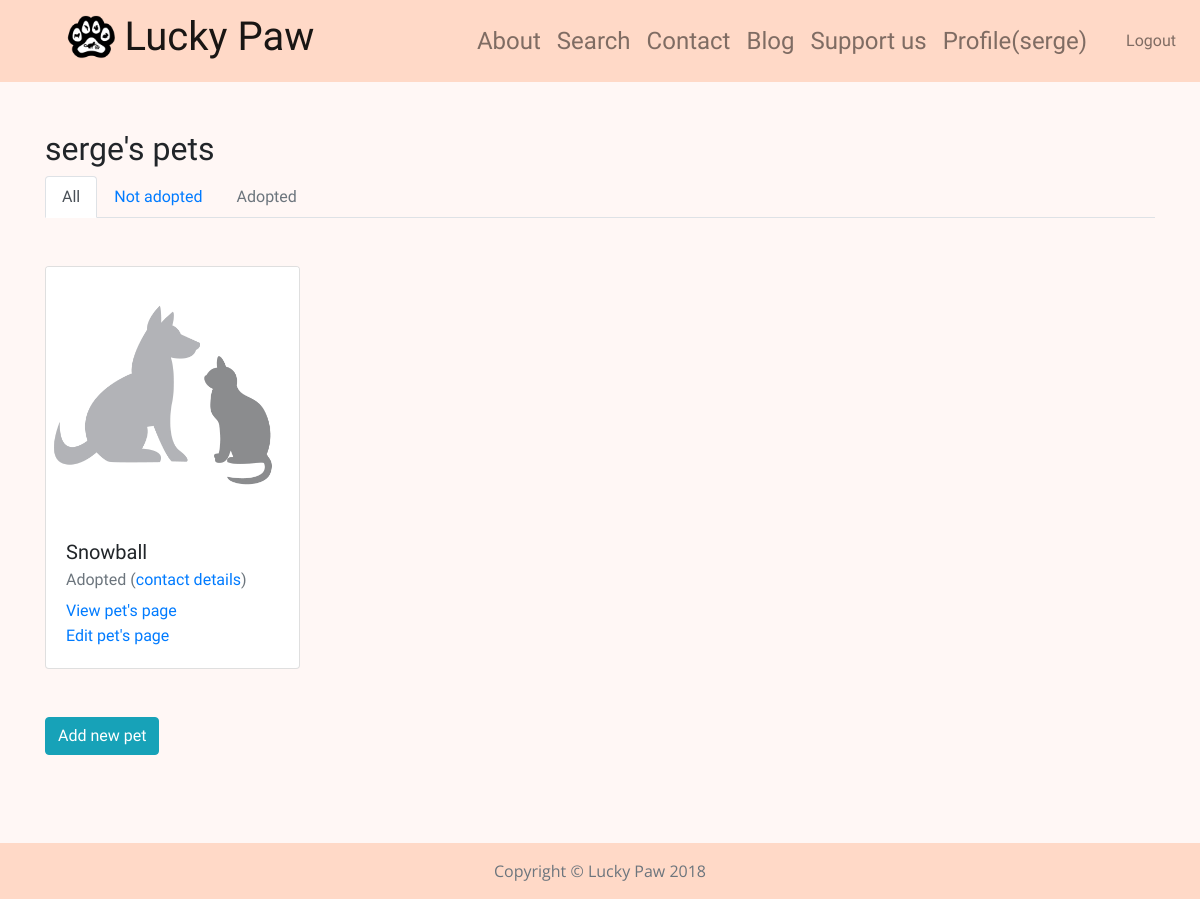
The page / (signed in) on the database as committed earlier.
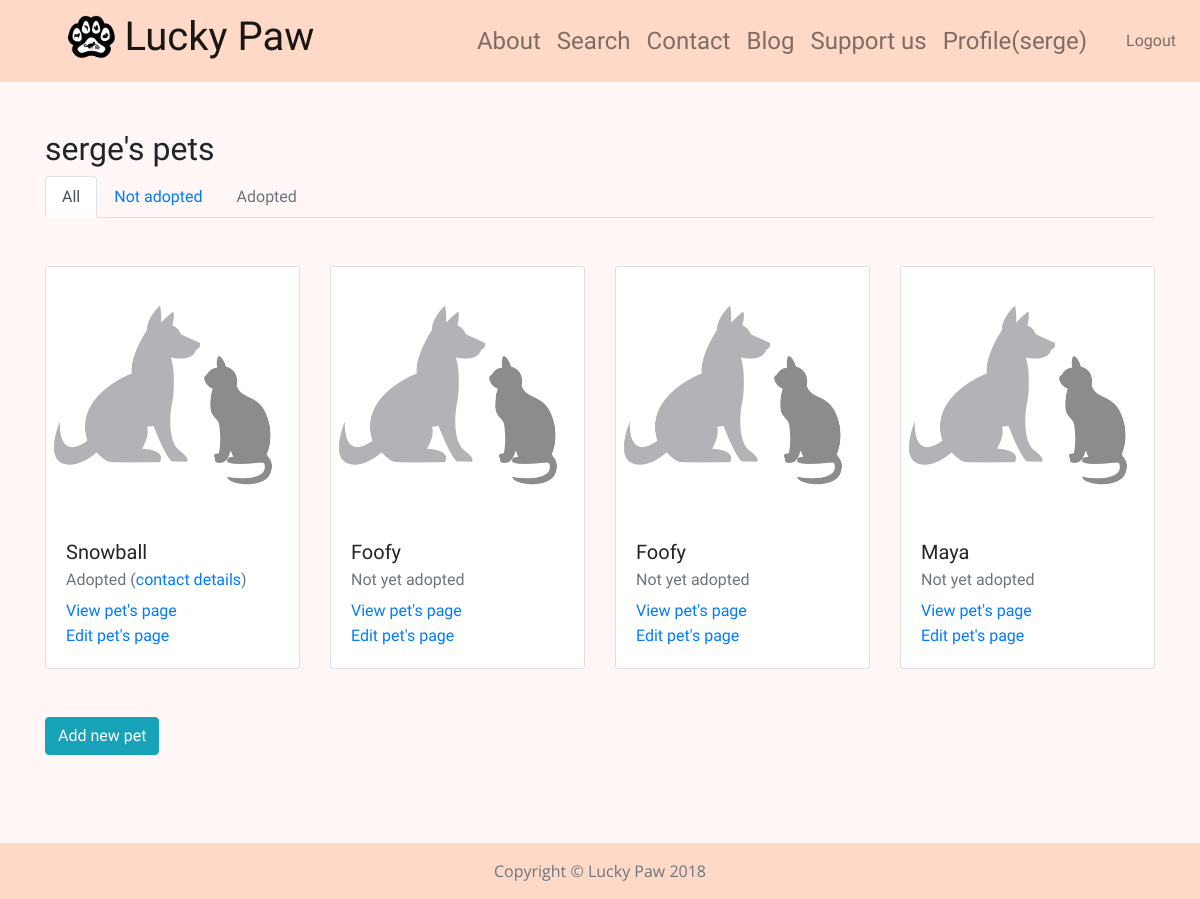
The same page on the database as committed later.
### app/models.py (models this page shows, shortened)
class Supervisor(models.Model):
    user = models.OneToOneField(User, related_name='user', on_delete=models.CASCADE)
    city = models.CharField(max_length=50, default='', blank=True)
    country = models.CharField(max_length=50, default='', blank=True)
    telephone = models.CharField(max_length=50, default='', blank=True)
    photo = models.ImageField(upload_to=user_directory_path, default='users/user_default_image.jpg')
    description = models.CharField(max_length=2000, default='', blank=True)

class Pet(models.Model):
    id = models.AutoField(primary_key=True)
    name = models.CharField(max_length=50, blank=False)
    animaltype_choice = (('Cat','Cat'),('Dog','Dog'),('Parrot','Parrot'))
    animaltype = models.CharField(max_length=50, choices=animaltype_choice, blank=False)
    location = models.CharField(max_length=50, default='', blank=False)
    age_choice = (('Young','Young'),('Adult','Adult'),('Senior','Senior'))
    age = models.CharField(max_length=50, choices=age_choice, blank=True)
    color = models.CharField(max_length=50, default='', blank=True)
    gender_choice = (('Male','Male'),('Female','Female'))
    gender = models.CharField(max_length=50, choices=gender_choice, blank=True)
    size_choice = (('Very Small','Very Small'), ('Small','Small'),('Medium','Medium'),('Large','Large'),('Very Large','Very Large'))
    size = models.CharField(max_length=50, choices=size_choice, blank=True)
    breed = models.CharField(max_length=50, default='', blank=True)
    description = models.CharField(max_length=2000, default='', blank=True)
    spayed = models.BooleanField(default=False)
    vaccinated = models.BooleanField(default=False)
    housetrained = models.BooleanField(default=False)
    specialcare = models.BooleanField(default=False)
    adopted = models.BooleanField(default=False)
    adopter_info = models.ForeignKey(AdopterInfo, on_delete=models.SET_NULL, blank=True, null=True)
    supervisor = models.ForeignKey(Supervisor, on_delete=models.SET_NULL, blank=True, null=True)
    @property
    def photo(self):
        photos = self.photos
        return photos[0] if (len(photos) > 0) else self.default_photo
    @property
    def default_photo(self):
        return { 'name': 'default-pet-photo', 'url': settings.MEDIA_URL + Photo._meta.get_field('image').default }
    @property
    def photos(self):
        return [photo.image for photo in Photo.objects.filter(pet=self)]

### app/views.py (the view)
# urls.py: path('', views.index, name='index'),
def index(request):
    if request.user.is_authenticated:
        sup = get_object_or_404(models.Supervisor, user=request.user)
        pets = models.Pet.objects.filter(supervisor__user=request.user)
        context = {
            'supervisor': sup,
            'all_pets': pets,
            'unadopted_pets': pets.filter(adopted=False),
            'adopted_pets': pets.filter(adopted=True),
        }
        return render(request, 'app/sup_pets.html', context)
    return render(request, 'app/index.html')

### app/templates/app/sup_pets.html (shortened to what this page needs)
{% extends 'app/base.html' %}
{% block content %}
<h2>{{ supervisor.user.username }}'s pets</h2>
  <ul class="nav nav-tabs" role="tablist">
    <li class="nav-item">
      <a class="nav-link active" id="all-tab" data-toggle="tab" href="#all" role="tab" aria-controls="all" aria-selected="true">All</a>
    </li>
    <li class="nav-item">
      <a class="nav-link" id="unadopted-tab" data-toggle="tab" href="#unadopted" role="tab" aria-controls="unadopted" aria-selected="false">Not adopted</a>
    </li>
    <li class="nav-item">
      <a class="nav-link text-muted" id="adopted-tab" data-toggle="tab" href="#adopted" role="tab" aria-controls="adopted" aria-selected="false">Adopted</a>
    </li>
  </ul>
  <div class="tab-content">
    <div class="tab-pane fade show active" id="all" role="tabpanel" aria-labelledby="all-tab">
      {% include 'app/pets_cards.html' with pets=all_pets is_supervisor=True %}
    </div>
  <a class="btn btn-info mt-4" href="{% url 'pet_add' %}">Add new pet</a>
{% endblock %}

### app/templates/app/base.html (shortened to what this page needs)
<!DOCTYPE HTML>
<html lang="en-US">
<head>
  {% include 'app/base_head.html' %}
</head>
<body>
  <header>
    {% include 'app/base_nav.html' %}
  </header>
  <main class="container my-5">
    {% block content %}
    {% endblock content %}
  </main>
{% include 'app/base_footer.html' %}
</body>
</html>

### app/templates/app/base_head.html (shortened to what this page needs)
{% load staticfiles %}
<link rel="stylesheet" href="https://maxcdn.bootstrapcdn.com/font-awesome/4.7.0/css/font-awesome.min.css">
<link rel="stylesheet" href="{% static 'lib/bootstrap/css/bootstrap.min.css' %}">
<link rel="stylesheet" href="{% static 'lib/bootstrap/css/bootstrap-social.css' %}">
<link rel="stylesheet" href="{% static 'css/base.css' %}">

### app/templates/app/base_nav.html (shortened to what this page needs)
{% load staticfiles %}
<nav id="mainNav" class="navbar navbar-expand-lg navbar-light">
  <a class="navbar-brand ml-sm-2 ml-xl-5" href="{% url 'index' %}">
      <img style="width: auto; height: 48px;" class="d-sm-inline-block d-none align-top" src="{% static 'images/logo.png' %}">
      <h1 class="d-sm-inline-block d-none align-top"> Lucky Paw</h1>
  </a>
  <div class="collapse navbar-collapse" id="navbarResponsive">
      <div class="container">
        <ul class="navbar-nav float-lg-right mr-sm-1 mr-xl-2">
          <li class="nav-item">
              {% url 'about' as url %}
              <a class="nav-link {% if request.path == url %}active{% endif %}" href="{{ url }}">About</a>
          </li>
          <li class="nav-item">
              {% url 'search' as url %}
              <a class="nav-link {% if request.path == url %}active{% endif %}" href="{{ url }}">Search</a>
              </li>
          <li class="nav-item">
              {% url 'contact' as url %}
              <a class="nav-link {% if request.path == url %}active{% endif %}" href="{{ url }}">Contact</a>
          </li>
          <li class="nav-item">
              {% url 'blog' as url %}
              <a class="nav-link {% if request.path == url %}active{% endif %}" href="{{ url }}">Blog</a>
          </li>
          <li class="nav-item">
              {% url 'support' as url %}
              <a class="nav-link {% if request.path == url %}active{% endif %}" href="{{ url }}">Support us</a>
          </li>
          {% if request.user.is_authenticated %}
            <li class="nav-item">
              <a class="nav-link" href="{% url 'user_profile' username=request.user.username %}">Profile({{ request.user.username }})</a>
            </li>
          {% endif %}
        </ul>
      </div>
      <ul class="navbar-nav">
      {% if request.user.is_authenticated %}
          <li class="nav-item nav-item-small">
          <a class="nav-link nav-link-small" href="{% url "logout" %}">Logout</a>
          </li>
      {% else %}
          <li class="nav-item nav-item-small">
          <a class="nav-link nav-link-small" id="loginModalButton" data-url="{% url 'login_register_modal' %}" href="#login">Login/Register</a>
          </li>
      {% endif %}
      </ul>
  </div>
</nav>

### app/templates/app/pets_cards.html (shortened to what this page needs)
<div class="row mt-5">
{% for pet in pets %}
    <div class="col-lg-3 col-md-4 col-sm-6 mb-4 shadow-sm">
    <div class="card shadow-sm">
        <img class="card-img-top" style="object-fit: cover; min-height: 60%" src="{{ pet.photo.url }}" alt="Card image cap">
        <div class="card-body">
            <h5 class="card-title">{{ pet.name }}</h5>
            {% if is_supervisor %}
                <h6 class="card-subtitle mb-2 text-muted">{% if pet.adopted %} Adopted (<a href="{% url 'pet_adopter_info' id=pet.id %}">contact details</a>) {% else %} Not yet adopted {% endif %}</h6>
                <p class="card-text"><a href="{% url 'pet_profile' id=pet.id %}">View pet's page</a>
                <br/>
                <a href="{% url 'pet_edit' id=pet.id %}">Edit pet's page</a>
                </p>
            {% else %}
                <h6 class="card-subtitle mb-2 text-muted">{{ pet.location }}</h6>
                <p class="card-text">{{ pet.animaltype }}{% if pet.breed %}, {{ pet.breed }}{% endif %}{% if pet.age %}, {{ pet.age }}{% endif %}</p>
            {% endif %}
        </div>
    </div>
    </div>
{% empty %}
        <h4> No pets were found :(</h4>
{% endfor %}
</div>

### app/templates/app/base_footer.html
<div class="py-5"></div>
<footer class="py-3">
  <div class="text-muted text-center container">Copyright © Lucky Paw 2018</div>
</footer>

### app/static/css/base.css (style rules this page uses)
h1, h2, h3, h4, h5, h6, a, button { font-family: 'Handlee', cursive; }
#mainNav, footer { background-color: #ffd9c7; }
body { background-color: #fff7f5; font-family: 'Open Sans', sans-serif; }
#mainNav .nav-link { font-size: 1.5em; }
#mainNav .nav-item { transition-property: background-color; transition-duration: 0.25s; border-radius: 14%; }
#mainNav .nav-link-small { font-size: 1em; }
html { position: relative; min-height: 100%; }
footer { position: absolute; bottom: 0; width: 100%; }

Rows that differ between the two databases and show on the page:
added Pet: name "Foofy", adopted "Not yet adopted"
added Pet: name "Foofy", adopted "Not yet adopted"
added Pet: name "Maya", adopted "Not yet adopted"
